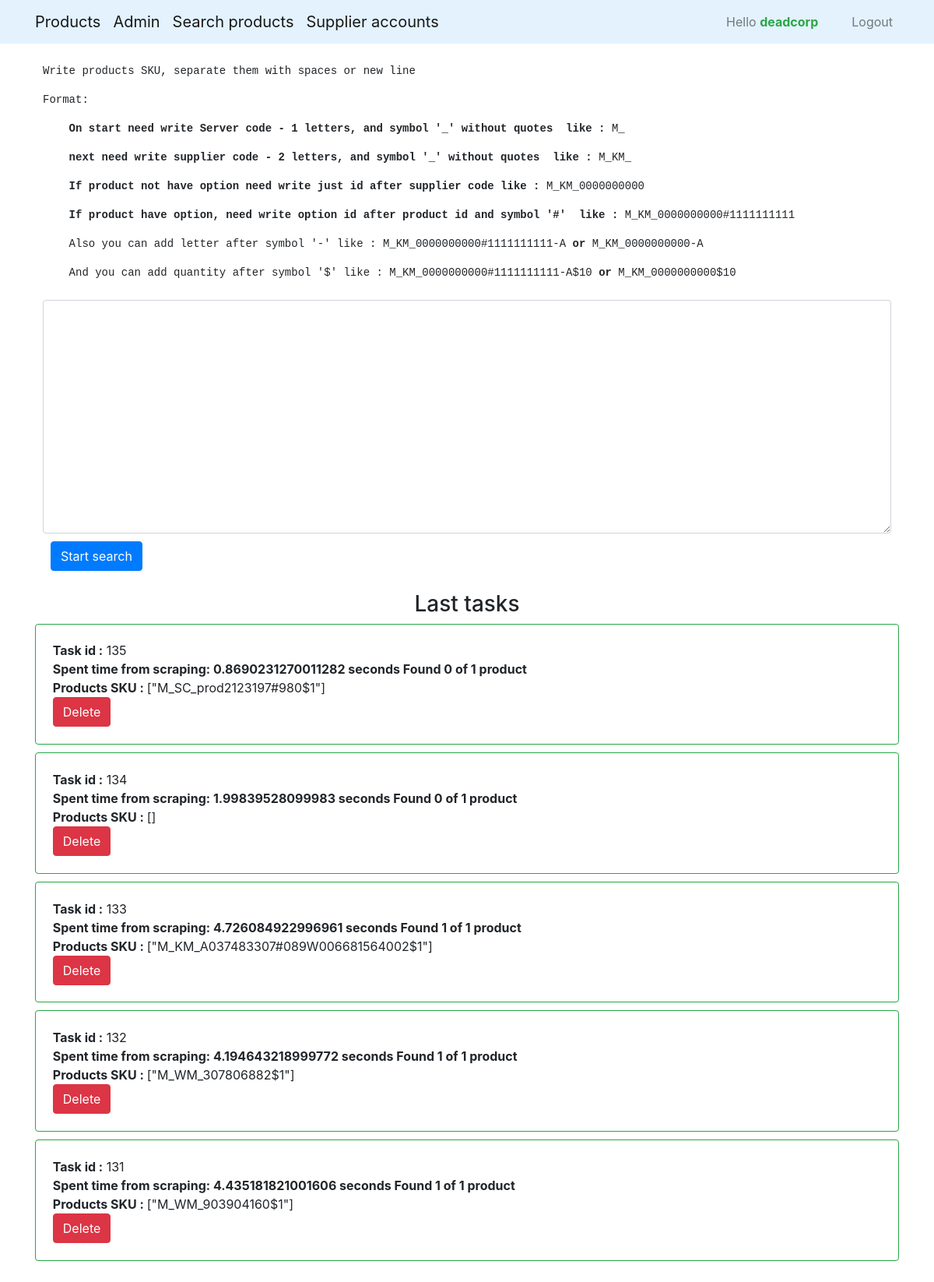
The app's page /task/add_task (signed in), older data.
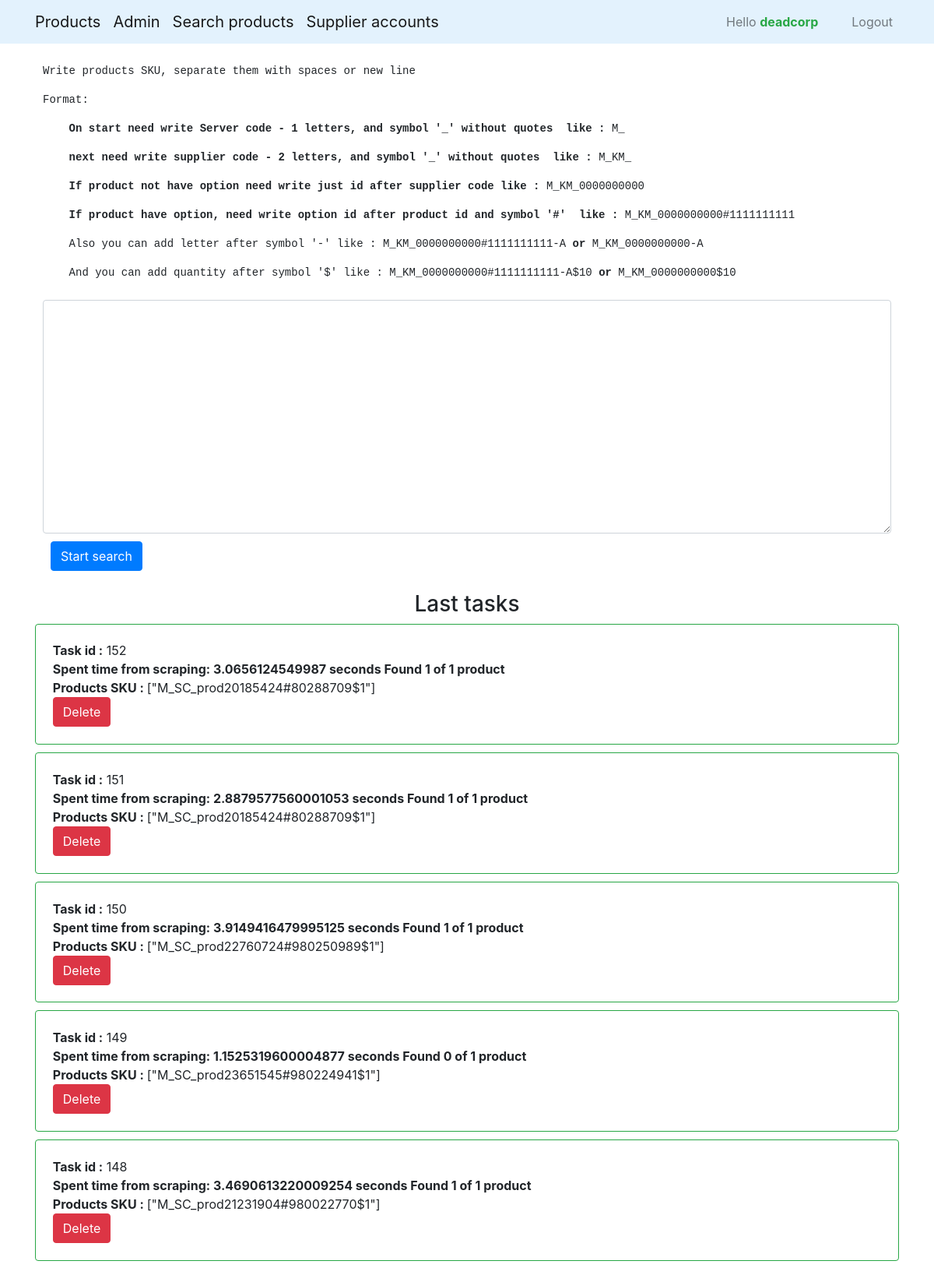
The same page, newer data.
### task/models.py (models this page shows, shortened)
class Task(models.Model):
    user_id = models.ForeignKey(settings.AUTH_USER_MODEL, on_delete=models.CASCADE, verbose_name='User', default=1)
    description = models.TextField(verbose_name='Description', default='', blank=True)
    data = models.TextField(verbose_name='Task data', default='')

### task/views.py (the view)
# urls.py: path('add_task', views.add_task, name='add_task'),
@login_required()
def add_task(request):
    if request.method == 'POST':
        form = TaskForm(request.POST)
        if form.is_valid():
            form.save()
            if request.POST.get('next'):
                return redirect(request.POST.get('next'))
        return redirect('product:products')
    else:
        form = TaskForm()
        tasks = Task.objects.filter(user_id=request.user).order_by('-id')[:5]
    suppliers = SupplierCodes.SUPPLIERS
    return render(request, 'task/add_task.html', {'form': form, 'tasks': tasks, 'suppliers': suppliers})

### task/forms.py
class TaskForm(ModelForm):
    user_id = forms.ModelChoiceField(queryset=User.objects.all(), widget=forms.HiddenInput(), required=True)
    class Meta:
        model = Task
        fields = ['user_id', 'data']

### supplieraccount/context_processors.py (called while the page is built)
def suppliers_and_accounts(request):
    if not request.user.is_anonymous:
        return {'suppliers': SupplierCodes.SUPPLIERS,
                'all_supplier_accounts': {supplier_code: SupplierAccount.objects.filter(supplier=supplier_code)
                                          for supplier_code in SupplierCodes.SUPPLIERS}}
    else:
        return {'suppliers': {},
                'all_supplier_accounts': {},
                }

### task/templates/task/add_task.html (shortened to what this page needs)
{% extends 'base_generic.html' %}
{% block content %}
    <form action="{% url 'task:add_task' %}" method="post" class="form-group">
        <label for="sku">
            <pre>Write products SKU, separate them with spaces or new line</pre>
            <pre>Format:</pre>
            <pre><b>    On start need write Server code - 1 letters, and symbol '_' without quotes  like :</b> M_ </pre>
            <pre><b>    next need write supplier code - 2 letters, and symbol '_' without quotes  like :</b> M_KM_ </pre>
            <pre><b>    If product not have option need write just id after supplier code like :</b> M_KM_0000000000</pre>
            <pre><b>    If product have option, need write option id after product id and symbol '#'  like :</b> M_KM_0000000000#1111111111 </pre>
            <pre>    Also you can add letter after symbol '-' like : M_KM_0000000000#1111111111-A <b>or</b> M_KM_0000000000-A</pre>
            <pre>    And you can add quantity after symbol '$' like : M_KM_0000000000#1111111111-A$10 <b>or</b> M_KM_0000000000$10</pre>
        </label>
        <textarea id="sku" style="width: 100%; height: 300px" class="form-control" name="data"></textarea>
        <button style="margin: 10px" type="submit" class="btn btn-primary">Start search</button>
    </form>
    {% if tasks %}
        <h3 style="text-align: center">Last tasks</h3>
    {% endif %}
    <div class="row">
        {% for task in tasks %}
        <div class="col-sm-12">
            <div class="card border border-success" style="margin: 0 -10px 10px -10px ; padding: 2% ">
                <span><b>Task id :</b> {{ task.id }}</span>
                {% if task.description != '' %}<span><b>    {{ task.description }}</b></span>{% endif %}
                <span><b>Products SKU : </b>{{ task.data }}</span>
                <form method="POST">
                    {% if task.description == 'In progress...' %}
                        <button class="btn btn-danger" formaction="{% url 'task:delete_task' %}" type="submit" disabled>Delete
                        </button>
                    {% else %}
                        <button class="btn btn-danger" formaction="{% url 'task:delete_task' %}" type="submit">Delete</button>
                    {% endif %}
                </form>
            </div>
        </div>
        {% endfor %}
    </div>
{% endblock %}

Row changes from the older to the newer data that the page shows:
no longer on this page (row unchanged): Task: id "135", description "Spent time from scraping: 0.8690231270011282 seconds Found 0 of 1 product", data "[\"M_SC_prod2123197#980$1\"]", shows "Delete"
no longer on this page (row unchanged): Task: id "134", description "Spent time from scraping: 1.99839528099983 seconds Found 0 of 1 product", data "[]", shows "Delete"
no longer on this page (row unchanged): Task: id "133", description "Spent time from scraping: 4.726084922996961 seconds Found 1 of 1 product", data "[\"M_KM_A037483307#089W006681564002$1\"]", shows "Delete"
no longer on this page (row unchanged): Task: id "132", description "Spent time from scraping: 4.194643218999772 seconds Found 1 of 1 product", data "[\"M_WM_307806882$1\"]", shows "Delete"
no longer on this page (row unchanged): Task: id "131", description "Spent time from scraping: 4.435181821001606 seconds Found 1 of 1 product", data "[\"M_WM_903904160$1\"]", shows "Delete"
added Task: id "152", description "Spent time from scraping: 3.0656124549987 seconds Found 1 of 1 product", data "[\"M_SC_prod20185424#80288709$1\"]", shows "Delete"
added Task: id "151", description "Spent time from scraping: 2.8879577560001053 seconds Found 1 of 1 product", data "[\"M_SC_prod20185424#80288709$1\"]", shows "Delete"
added Task: id "150", description "Spent time from scraping: 3.9149416479995125 seconds Found 1 of 1 product", data "[\"M_SC_prod22760724#980250989$1\"]", shows "Delete"
added Task: id "149", description "Spent time from scraping: 1.1525319600004877 seconds Found 0 of 1 product", data "[\"M_SC_prod23651545#980224941$1\"]", shows "Delete"
added Task: id "148", description "Spent time from scraping: 3.4690613220009254 seconds Found 1 of 1 product", data "[\"M_SC_prod21231904#980022770$1\"]", shows "Delete"
